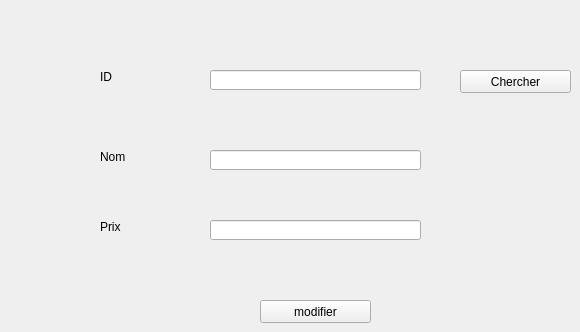
        <widget class="QWidget" name="tab_5">
         <attribute name="title">
          <string>Modifier</string>
         </attribute>
         <widget class="QLineEdit" name="idmodif">
          <property name="geometry">
           <rect>
            <x>210</x>
            <y>70</y>
            <width>211</width>
            <height>20</height>
           </rect>
          </property>
         </widget>
         <widget class="QLineEdit" name="nommodif">
          <property name="geometry">
           <rect>
            <x>210</x>
            <y>150</y>
            <width>211</width>
            <height>20</height>
           </rect>
          </property>
         </widget>
         <widget class="QLineEdit" name="prixmodif">
          <property name="geometry">
           <rect>
            <x>210</x>
            <y>220</y>
            <width>211</width>
            <height>20</height>
           </rect>
          </property>
         </widget>
         <widget class="QLabel" name="label_6">
          <property name="geometry">
           <rect>
            <x>100</x>
            <y>70</y>
            <width>47</width>
            <height>14</height>
           </rect>
          </property>
          <property name="text">
           <string>ID</string>
          </property>
         </widget>
         <widget class="QLabel" name="label_7">
          <property name="geometry">
           <rect>
            <x>100</x>
            <y>150</y>
            <width>47</width>
            <height>14</height>
           </rect>
          </property>
          <property name="text">
           <string>Nom</string>
          </property>
         </widget>
         <widget class="QLabel" name="label_8">
          <property name="geometry">
           <rect>
            <x>100</x>
            <y>220</y>
            <width>47</width>
            <height>14</height>
           </rect>
          </property>
          <property name="text">
           <string>Prix</string>
          </property>
         </widget>
         <widget class="QPushButton" name="pushButton_2">
          <property name="geometry">
           <rect>
            <x>460</x>
            <y>70</y>
            <width>111</width>
            <height>23</height>
           </rect>
          </property>
          <property name="text">
           <string>Chercher</string>
          </property>
         </widget>
         <widget class="QPushButton" name="pushButton_3">
          <property name="geometry">
           <rect>
            <x>260</x>
            <y>300</y>
            <width>111</width>
            <height>23</height>
           </rect>
          </property>
          <property name="text">
           <string>modifier</string>
          </property>
         </widget>
        </widget>
